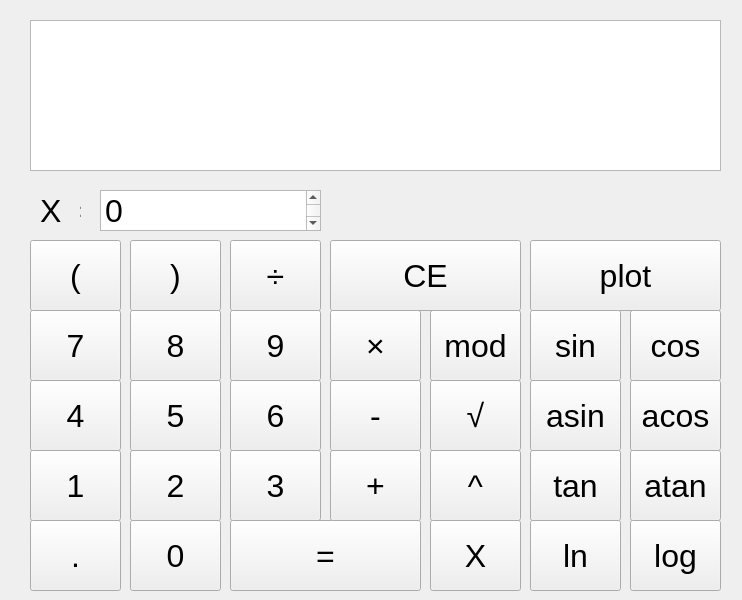
<?xml version="1.0" encoding="UTF-8"?>
<ui version="4.0">
 <class>MainWindow</class>
 <widget class="QMainWindow" name="MainWindow">
  <property name="geometry">
   <rect>
    <x>0</x>
    <y>0</y>
    <width>742</width>
    <height>600</height>
   </rect>
  </property>
  <property name="windowTitle">
   <string>MainWindow</string>
  </property>
  <widget class="QWidget" name="centralwidget">
   <widget class="QPushButton" name="open_bracket">
    <property name="geometry">
     <rect>
      <x>30</x>
      <y>240</y>
      <width>91</width>
      <height>71</height>
     </rect>
    </property>
    <property name="font">
     <font>
      <pointsize>24</pointsize>
     </font>
    </property>
    <property name="text">
     <string>(</string>
    </property>
   </widget>
   <widget class="QLabel" name="text_x_eq">
    <property name="geometry">
     <rect>
      <x>40</x>
      <y>190</y>
      <width>41</width>
      <height>41</height>
     </rect>
    </property>
    <property name="font">
     <font>
      <pointsize>24</pointsize>
     </font>
    </property>
    <property name="text">
     <string>X  =</string>
    </property>
   </widget>
   <widget class="QPushButton" name="close_bracket">
    <property name="geometry">
     <rect>
      <x>130</x>
      <y>240</y>
      <width>91</width>
      <height>71</height>
     </rect>
    </property>
    <property name="font">
     <font>
      <pointsize>24</pointsize>
     </font>
    </property>
    <property name="text">
     <string>)</string>
    </property>
   </widget>
   <widget class="QPushButton" name="button_8">
    <property name="geometry">
     <rect>
      <x>130</x>
      <y>310</y>
      <width>91</width>
      <height>71</height>
     </rect>
    </property>
    <property name="font">
     <font>
      <pointsize>24</pointsize>
     </font>
    </property>
    <property name="text">
     <string>8</string>
    </property>
   </widget>
   <widget class="QPushButton" name="button_7">
    <property name="geometry">
     <rect>
      <x>30</x>
      <y>310</y>
      <width>91</width>
      <height>71</height>
     </rect>
    </property>
    <property name="font">
     <font>
      <pointsize>24</pointsize>
     </font>
    </property>
    <property name="text">
     <string>7</string>
    </property>
   </widget>
   <widget class="QPushButton" name="button_4">
    <property name="geometry">
     <rect>
      <x>30</x>
      <y>380</y>
      <width>91</width>
      <height>71</height>
     </rect>
    </property>
    <property name="font">
     <font>
      <pointsize>24</pointsize>
     </font>
    </property>
    <property name="text">
     <string>4</string>
    </property>
   </widget>
   <widget class="QPushButton" name="button_5">
    <property name="geometry">
     <rect>
      <x>130</x>
      <y>380</y>
      <width>91</width>
      <height>71</height>
     </rect>
    </property>
    <property name="font">
     <font>
      <pointsize>24</pointsize>
     </font>
    </property>
    <property name="text">
     <string>5</string>
    </property>
   </widget>
   <widget class="QPushButton" name="button_1">
    <property name="geometry">
     <rect>
      <x>30</x>
      <y>450</y>
      <width>91</width>
      <height>71</height>
     </rect>
    </property>
    <property name="font">
     <font>
      <pointsize>24</pointsize>
     </font>
    </property>
    <property name="text">
     <string>1</string>
    </property>
   </widget>
   <widget class="QPushButton" name="button_2">
    <property name="geometry">
     <rect>
      <x>130</x>
      <y>450</y>
      <width>91</width>
      <height>71</height>
     </rect>
    </property>
    <property name="font">
     <font>
      <pointsize>24</pointsize>
     </font>
    </property>
    <property name="text">
     <string>2</string>
    </property>
   </widget>
   <widget class="QPushButton" name="point">
    <property name="geometry">
     <rect>
      <x>30</x>
      <y>520</y>
      <width>91</width>
      <height>71</height>
     </rect>
    </property>
    <property name="font">
     <font>
      <pointsize>24</pointsize>
     </font>
    </property>
    <property name="text">
     <string>.</string>
    </property>
   </widget>
   <widget class="QPushButton" name="button_0">
    <property name="geometry">
     <rect>
      <x>130</x>
      <y>520</y>
      <width>91</width>
      <height>71</height>
     </rect>
    </property>
    <property name="font">
     <font>
      <pointsize>24</pointsize>
     </font>
    </property>
    <property name="text">
     <string>0</string>
    </property>
   </widget>
   <widget class="QPushButton" name="div">
    <property name="geometry">
     <rect>
      <x>230</x>
      <y>240</y>
      <width>91</width>
      <height>71</height>
     </rect>
    </property>
    <property name="font">
     <font>
      <pointsize>24</pointsize>
     </font>
    </property>
    <property name="text">
     <string>÷</string>
    </property>
   </widget>
   <widget class="QPushButton" name="button_9">
    <property name="geometry">
     <rect>
      <x>230</x>
      <y>310</y>
      <width>91</width>
      <height>71</height>
     </rect>
    </property>
    <property name="font">
     <font>
      <pointsize>24</pointsize>
     </font>
    </property>
    <property name="text">
     <string>9</string>
    </property>
   </widget>
   <widget class="QPushButton" name="button_6">
    <property name="geometry">
     <rect>
      <x>230</x>
      <y>380</y>
      <width>91</width>
      <height>71</height>
     </rect>
    </property>
    <property name="font">
     <font>
      <pointsize>24</pointsize>
     </font>
    </property>
    <property name="text">
     <string>6</string>
    </property>
   </widget>
   <widget class="QPushButton" name="button_3">
    <property name="geometry">
     <rect>
      <x>230</x>
      <y>450</y>
      <width>91</width>
      <height>71</height>
     </rect>
    </property>
    <property name="font">
     <font>
      <pointsize>24</pointsize>
     </font>
    </property>
    <property name="text">
     <string>3</string>
    </property>
   </widget>
   <widget class="QPushButton" name="equal">
    <property name="geometry">
     <rect>
      <x>230</x>
      <y>520</y>
      <width>191</width>
      <height>71</height>
     </rect>
    </property>
    <property name="font">
     <font>
      <pointsize>24</pointsize>
     </font>
    </property>
    <property name="text">
     <string>=</string>
    </property>
   </widget>
   <widget class="QPushButton" name="plot">
    <property name="geometry">
     <rect>
      <x>530</x>
      <y>240</y>
      <width>191</width>
      <height>71</height>
     </rect>
    </property>
    <property name="font">
     <font>
      <pointsize>24</pointsize>
     </font>
    </property>
    <property name="text">
     <string>plot</string>
    </property>
   </widget>
   <widget class="QPushButton" name="mul">
    <property name="geometry">
     <rect>
      <x>330</x>
      <y>310</y>
      <width>91</width>
      <height>71</height>
     </rect>
    </property>
    <property name="font">
     <font>
      <pointsize>24</pointsize>
     </font>
    </property>
    <property name="text">
     <string>×</string>
    </property>
   </widget>
   <widget class="QPushButton" name="sub">
    <property name="geometry">
     <rect>
      <x>330</x>
      <y>380</y>
      <width>91</width>
      <height>71</height>
     </rect>
    </property>
    <property name="font">
     <font>
      <pointsize>24</pointsize>
     </font>
    </property>
    <property name="text">
     <string>-</string>
    </property>
   </widget>
   <widget class="QPushButton" name="add">
    <property name="geometry">
     <rect>
      <x>330</x>
      <y>450</y>
      <width>91</width>
      <height>71</height>
     </rect>
    </property>
    <property name="font">
     <font>
      <pointsize>24</pointsize>
     </font>
    </property>
    <property name="text">
     <string>+</string>
    </property>
   </widget>
   <widget class="QPushButton" name="pow">
    <property name="geometry">
     <rect>
      <x>430</x>
      <y>450</y>
      <width>91</width>
      <height>71</height>
     </rect>
    </property>
    <property name="font">
     <font>
      <pointsize>24</pointsize>
     </font>
    </property>
    <property name="text">
     <string>^</string>
    </property>
   </widget>
   <widget class="QPushButton" name="sqrt">
    <property name="geometry">
     <rect>
      <x>430</x>
      <y>380</y>
      <width>91</width>
      <height>71</height>
     </rect>
    </property>
    <property name="font">
     <font>
      <pointsize>24</pointsize>
     </font>
    </property>
    <property name="text">
     <string>√</string>
    </property>
   </widget>
   <widget class="QPushButton" name="mod">
    <property name="geometry">
     <rect>
      <x>430</x>
      <y>310</y>
      <width>91</width>
      <height>71</height>
     </rect>
    </property>
    <property name="font">
     <font>
      <pointsize>24</pointsize>
     </font>
    </property>
    <property name="text">
     <string>mod</string>
    </property>
   </widget>
   <widget class="QPushButton" name="sin">
    <property name="geometry">
     <rect>
      <x>530</x>
      <y>310</y>
      <width>91</width>
      <height>71</height>
     </rect>
    </property>
    <property name="font">
     <font>
      <pointsize>24</pointsize>
     </font>
    </property>
    <property name="text">
     <string>sin</string>
    </property>
   </widget>
   <widget class="QPushButton" name="cos">
    <property name="geometry">
     <rect>
      <x>630</x>
      <y>310</y>
      <width>91</width>
      <height>71</height>
     </rect>
    </property>
    <property name="font">
     <font>
      <pointsize>24</pointsize>
     </font>
    </property>
    <property name="text">
     <string>cos</string>
    </property>
   </widget>
   <widget class="QPushButton" name="asin">
    <property name="geometry">
     <rect>
      <x>530</x>
      <y>380</y>
      <width>91</width>
      <height>71</height>
     </rect>
    </property>
    <property name="font">
     <font>
      <pointsize>24</pointsize>
     </font>
    </property>
    <property name="text">
     <string>asin</string>
    </property>
   </widget>
   <widget class="QPushButton" name="acos">
    <property name="geometry">
     <rect>
      <x>630</x>
      <y>380</y>
      <width>91</width>
      <height>71</height>
     </rect>
    </property>
    <property name="font">
     <font>
      <pointsize>24</pointsize>
     </font>
    </property>
    <property name="text">
     <string>acos</string>
    </property>
   </widget>
   <widget class="QPushButton" name="tan">
    <property name="geometry">
     <rect>
      <x>530</x>
      <y>450</y>
      <width>91</width>
      <height>71</height>
     </rect>
    </property>
    <property name="font">
     <font>
      <pointsize>24</pointsize>
     </font>
    </property>
    <property name="text">
     <string>tan</string>
    </property>
   </widget>
   <widget class="QPushButton" name="atan">
    <property name="geometry">
     <rect>
      <x>630</x>
      <y>450</y>
      <width>91</width>
      <height>71</height>
     </rect>
    </property>
    <property name="font">
     <font>
      <pointsize>24</pointsize>
     </font>
    </property>
    <property name="text">
     <string>atan</string>
    </property>
   </widget>
   <widget class="QPushButton" name="ln">
    <property name="geometry">
     <rect>
      <x>530</x>
      <y>520</y>
      <width>91</width>
      <height>71</height>
     </rect>
    </property>
    <property name="font">
     <font>
      <pointsize>24</pointsize>
     </font>
    </property>
    <property name="text">
     <string>ln</string>
    </property>
   </widget>
   <widget class="QPushButton" name="log">
    <property name="geometry">
     <rect>
      <x>630</x>
      <y>520</y>
      <width>91</width>
      <height>71</height>
     </rect>
    </property>
    <property name="font">
     <font>
      <pointsize>24</pointsize>
     </font>
    </property>
    <property name="text">
     <string>log</string>
    </property>
   </widget>
   <widget class="QTextEdit" name="calc_text">
    <property name="geometry">
     <rect>
      <x>30</x>
      <y>20</y>
      <width>691</width>
      <height>151</height>
     </rect>
    </property>
    <property name="font">
     <font>
      <pointsize>24</pointsize>
     </font>
    </property>
    <property name="layoutDirection">
     <enum>Qt::LeftToRight</enum>
    </property>
    <property name="html">
     <string>&lt;!DOCTYPE HTML PUBLIC &quot;-//W3C//DTD HTML 4.0//EN&quot; &quot;http://www.w3.org/TR/REC-html40/strict.dtd&quot;&gt;
&lt;html&gt;&lt;head&gt;&lt;meta name=&quot;qrichtext&quot; content=&quot;1&quot; /&gt;&lt;meta charset=&quot;utf-8&quot; /&gt;&lt;style type=&quot;text/css&quot;&gt;
p, li { white-space: pre-wrap; }
&lt;/style&gt;&lt;/head&gt;&lt;body style=&quot; font-family:'.AppleSystemUIFont'; font-size:24pt; font-weight:400; font-style:normal;&quot;&gt;
&lt;p style=&quot;-qt-paragraph-type:empty; margin-top:0px; margin-bottom:0px; margin-left:0px; margin-right:0px; -qt-block-indent:0; text-indent:0px;&quot;&gt;&lt;br /&gt;&lt;/p&gt;&lt;/body&gt;&lt;/html&gt;</string>
    </property>
   </widget>
   <widget class="QPushButton" name="ce">
    <property name="geometry">
     <rect>
      <x>330</x>
      <y>240</y>
      <width>191</width>
      <height>71</height>
     </rect>
    </property>
    <property name="font">
     <font>
      <pointsize>24</pointsize>
     </font>
    </property>
    <property name="text">
     <string>CE</string>
    </property>
   </widget>
   <widget class="QPushButton" name="push_x">
    <property name="geometry">
     <rect>
      <x>430</x>
      <y>520</y>
      <width>91</width>
      <height>71</height>
     </rect>
    </property>
    <property name="font">
     <font>
      <pointsize>24</pointsize>
     </font>
    </property>
    <property name="text">
     <string>X</string>
    </property>
   </widget>
   <widget class="QTextEdit" name="edit_x_eq">
    <property name="geometry">
     <rect>
      <x>100</x>
      <y>190</y>
      <width>221</width>
      <height>41</height>
     </rect>
    </property>
    <property name="font">
     <font>
      <pointsize>24</pointsize>
     </font>
    </property>
    <property name="html">
     <string>&lt;!DOCTYPE HTML PUBLIC &quot;-//W3C//DTD HTML 4.0//EN&quot; &quot;http://www.w3.org/TR/REC-html40/strict.dtd&quot;&gt;
&lt;html&gt;&lt;head&gt;&lt;meta name=&quot;qrichtext&quot; content=&quot;1&quot; /&gt;&lt;meta charset=&quot;utf-8&quot; /&gt;&lt;style type=&quot;text/css&quot;&gt;
p, li { white-space: pre-wrap; }
&lt;/style&gt;&lt;/head&gt;&lt;body style=&quot; font-family:'.AppleSystemUIFont'; font-size:24pt; font-weight:400; font-style:normal;&quot;&gt;
&lt;p style=&quot; margin-top:0px; margin-bottom:0px; margin-left:0px; margin-right:0px; -qt-block-indent:0; text-indent:0px;&quot;&gt;0&lt;/p&gt;&lt;/body&gt;&lt;/html&gt;</string>
    </property>
   </widget>
  </widget>
 </widget>
 <resources/>
 <connections/>
</ui>
